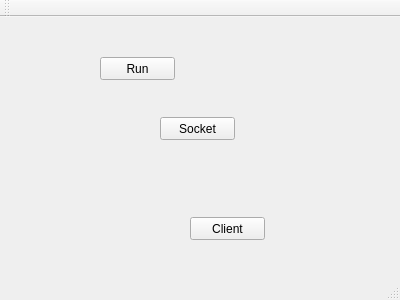
<?xml version="1.0" encoding="UTF-8"?>
<ui version="4.0">
 <class>MainWindow</class>
 <widget class="QMainWindow" name="MainWindow">
  <property name="geometry">
   <rect>
    <x>0</x>
    <y>0</y>
    <width>400</width>
    <height>300</height>
   </rect>
  </property>
  <property name="windowTitle">
   <string>MainWindow</string>
  </property>
  <widget class="QWidget" name="centralWidget">
   <widget class="QPushButton" name="runBtn">
    <property name="geometry">
     <rect>
      <x>100</x>
      <y>40</y>
      <width>75</width>
      <height>23</height>
     </rect>
    </property>
    <property name="text">
     <string>Run</string>
    </property>
   </widget>
   <widget class="QPushButton" name="socketBtn">
    <property name="geometry">
     <rect>
      <x>160</x>
      <y>100</y>
      <width>75</width>
      <height>23</height>
     </rect>
    </property>
    <property name="text">
     <string>Socket</string>
    </property>
   </widget>
   <widget class="QPushButton" name="clientBtn">
    <property name="geometry">
     <rect>
      <x>190</x>
      <y>200</y>
      <width>75</width>
      <height>23</height>
     </rect>
    </property>
    <property name="text">
     <string>Client</string>
    </property>
   </widget>
  </widget>
  <widget class="QMenuBar" name="menuBar">
   <property name="geometry">
    <rect>
     <x>0</x>
     <y>0</y>
     <width>400</width>
     <height>21</height>
    </rect>
   </property>
  </widget>
  <widget class="QToolBar" name="mainToolBar">
   <attribute name="toolBarArea">
    <enum>TopToolBarArea</enum>
   </attribute>
   <attribute name="toolBarBreak">
    <bool>false</bool>
   </attribute>
  </widget>
  <widget class="QStatusBar" name="statusBar"/>
 </widget>
 <layoutdefault spacing="6" margin="11"/>
 <resources/>
 <connections/>
</ui>
